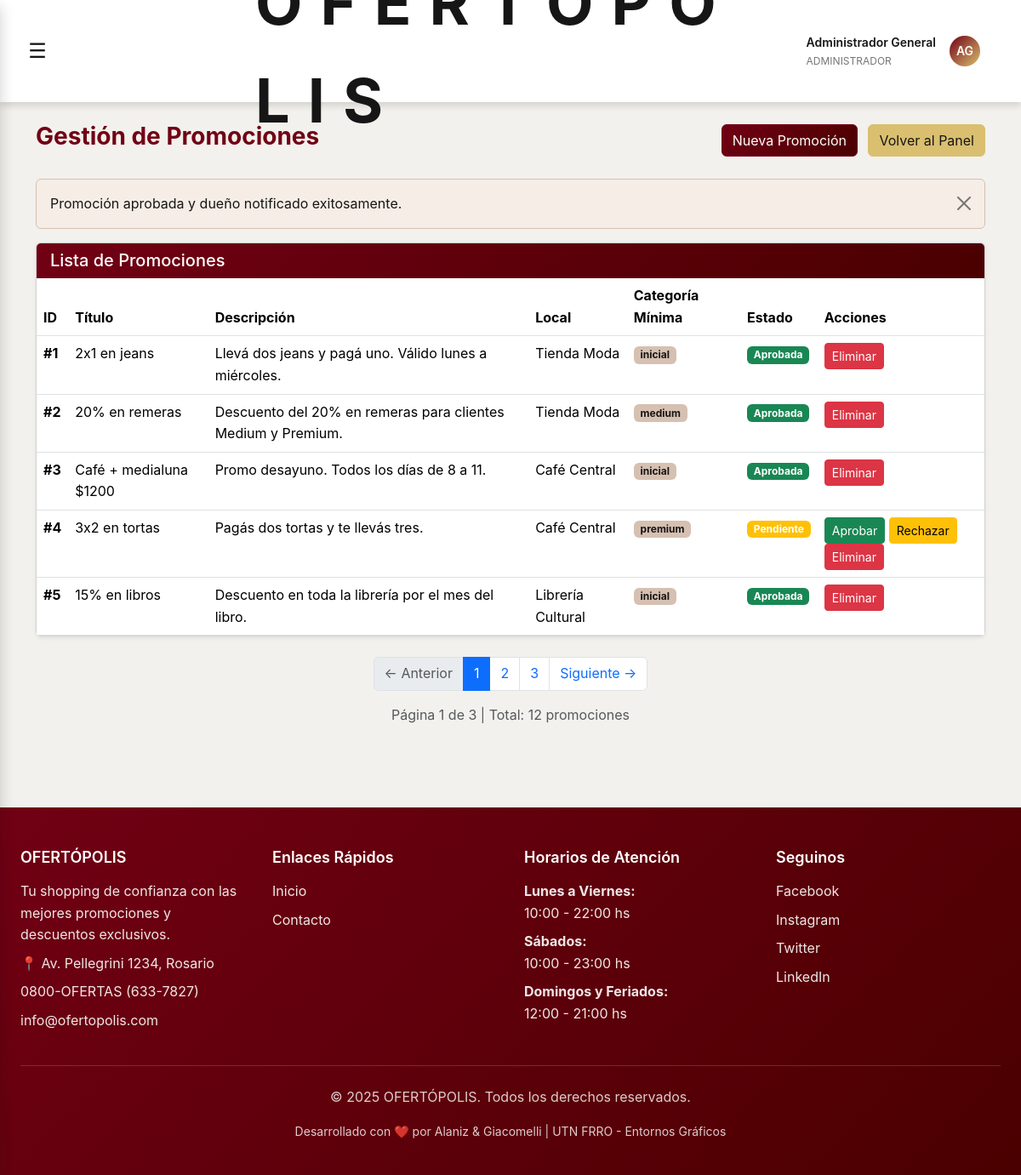
Page /admin/promociones.php?accion=aprobar&id=4&pagina=1 (signed in) on the committed database.
### tables this page shows
CREATE TABLE promociones (
  id INT AUTO_INCREMENT PRIMARY KEY,
  id_local INT,
  titulo VARCHAR(150),
  descripcion TEXT,
  fecha_inicio DATE,
  fecha_fin DATE,
  dias_vigencia VARCHAR(100),
  categoria_minima ENUM('inicial','medium','premium'),
  estado ENUM('pendiente','aprobada','rechazada') DEFAULT 'pendiente',
  FOREIGN KEY (id_local) REFERENCES locales(id) ON DELETE CASCADE
);

CREATE TABLE locales (
  id INT AUTO_INCREMENT PRIMARY KEY,
  nombre VARCHAR(100) NOT NULL,
  ubicacion VARCHAR(50),
  rubro VARCHAR(100),
  id_duenio INT,
  FOREIGN KEY (id_duenio) REFERENCES usuarios(id) ON DELETE SET NULL
);

### admin/promociones.php (the view, shortened to what this page needs)
<?php
include_once("../includes/db.php");
if (isset($_GET['accion']) && $_GET['accion'] == 'aprobar' && isset($_GET['id'])) {
    $promo_id = intval($_GET['id']);
    $conn->query("UPDATE promociones SET estado='aprobada' WHERE id=$promo_id");
    $result = $conn->query("SELECT u.email, u.nombre, p.titulo, p.descripcion, p.fecha_inicio, p.fecha_fin
                            FROM usuarios u
                            JOIN locales l ON l.id_duenio=u.id
                            JOIN promociones p ON p.id_local=l.id
                            WHERE p.id=$promo_id LIMIT 1");
    if ($result && $duenio = $result->fetch_assoc()) {
        $mail = new PHPMailer(true);
        try {
            if ($_SERVER['SERVER_NAME'] == 'localhost') {
                $mail->isSMTP();
                $mail->Host = 'localhost';
                $mail->Port = 1025;
                $mail->SMTPAuth = false;
                $mail->setFrom('admin@ofertopolis.com', 'Administración Ofertópolis');
            }
            $mail->addAddress($duenio['email'], $duenio['nombre']);
            $mail->Subject = 'Promoción aprobada';
            $mail->Body = "Hola {$duenio['nombre']},\n\n" .
                          "¡Buenas noticias! Tu promoción ha sido aprobada por el administrador.\n\n" .
                          "Título: {$duenio['titulo']}\n" .
                          "Descripción: {$duenio['descripcion']}\n" .
                          "Vigencia: del {$duenio['fecha_inicio']} al {$duenio['fecha_fin']}\n\n" .
                          "Tu promoción ya está visible para los clientes del shopping.\n\n" .
                          "Atentamente,\n" .
                          "Equipo Ofertópolis";
            $mail->send();
            $notification = "Promoción aprobada y dueño notificado exitosamente.";
        } catch (Exception $e) {
            $notification = "Promoción aprobada, pero no se pudo enviar el correo. Error: {$mail->ErrorInfo}";
        }
    }
}
$limite = 5;
$pagina = isset($_GET['pagina']) ? (int)$_GET['pagina'] : 1;
$inicio = ($pagina - 1) * $limite;
$total_result = $conn->query("SELECT COUNT(*) as total FROM promociones");
$total_row = $total_result->fetch_assoc();
$total_promociones = $total_row['total'];
$total_paginas = ceil($total_promociones / $limite);
$promos = $conn->query("SELECT p.*, l.nombre AS local FROM promociones p LEFT JOIN locales l ON p.id_local = l.id LIMIT $inicio, $limite");
?>
<!DOCTYPE html>
<html lang="es">
<head>
<link href="https://cdn.jsdelivr.net/npm/bootstrap@5.3.3/dist/css/bootstrap.min.css" rel="stylesheet">
<link href="../css/estilos.css" rel="stylesheet">
<link href="../css/header.css" rel="stylesheet">
<link href="../css/footer.css" rel="stylesheet">
<link href="../css/panels.css" rel="stylesheet">
</head>
<body>
<?php include("../includes/header.php"); ?>
<main id="main-content" class="main-content">
<div class="container mt-4 mb-5">
  <div class="d-flex justify-content-between align-items-center mb-4">
    <h3 style="color: var(--primary-color); font-weight: 700;">Gestión de Promociones</h3>
    <div>
      <button class="btn btn-primary me-2" data-bs-toggle="modal" data-bs-target="#modalAgregar">Nueva Promoción</button>
      <a href="admin.php" class="btn btn-secondary">Volver al Panel</a>
    </div>
  </div>
  <?php if(isset($notification)): ?>
    <div class="alert alert-info alert-dismissible fade show" role="alert">
      <?= $notification ?>
      <button type="button" class="btn-close" data-bs-dismiss="alert"></button>
    </div>
  <?php endif; ?>
  <div class="card shadow-sm">
    <div class="card-header text-white" style="background: linear-gradient(135deg, var(--primary-color), var(--primary-dark));">
      <h5 class="mb-0">Lista de Promociones</h5>
    </div>
    <div class="card-body p-0">
      <div class="table-responsive">
        <table class="table table-hover mb-0">
          <thead style="background-color: var(--light);">
            <tr>
              <th>ID</th>
              <th>Título</th>
              <th>Descripción</th>
              <th>Local</th>
              <th>Categoría Mínima</th>
              <th>Estado</th>
              <th>Acciones</th>
            </tr>
          </thead>
          <tbody>
      <?php while($p = $promos->fetch_assoc()): ?>
        <tr>
          <td><strong>#<?= $p['id'] ?></strong></td>
          <td><?= htmlspecialchars($p['titulo']) ?></td>
          <td><?= htmlspecialchars($p['descripcion']) ?></td>
          <td><?= htmlspecialchars($p['local']) ?></td>
          <td><span class="badge bg-info"><?= htmlspecialchars($p['categoria_minima']) ?></span></td>
          <td>
            <?php if($p['estado'] == 'pendiente'): ?>
              <span class="badge bg-warning">Pendiente</span>
            <?php elseif($p['estado'] == 'aprobada'): ?>
              <span class="badge bg-success">Aprobada</span>
            <?php elseif($p['estado'] == 'rechazada'): ?>
              <span class="badge bg-danger">Rechazada</span>
            <?php endif; ?>
          </td>
          <td>
            <?php if($p['estado'] == 'pendiente'): ?>
              <a href="?accion=aprobar&id=<?= $p['id'] ?>&pagina=<?= $pagina ?>"
                 class="btn btn-success btn-sm"
                 onclick="return confirm('¿Aprobar esta promoción?')">
                Aprobar
              </a>
              <a href="?accion=rechazar&id=<?= $p['id'] ?>&pagina=<?= $pagina ?>"
                 class="btn btn-warning btn-sm"
                 onclick="return confirm('¿Rechazar esta promoción?')">
                Rechazar
              </a>
            <?php endif; ?>
            <a href="?eliminar=<?= $p['id'] ?>&pagina=<?= $pagina ?>"
               class="btn btn-danger btn-sm"
               onclick="return confirm('¿Eliminar promoción?')">
              Eliminar
            </a>
          </td>
        </tr>
      <?php endwhile; ?>
          </tbody>
        </table>
      </div>
    </div>
  </div>
  <nav aria-label="Paginación de promociones" class="mt-4">
    <ul class="pagination justify-content-center">
      <?php if ($pagina > 1): ?>
        <li class="page-item">
          <a class="page-link" href="?pagina=<?= $pagina - 1 ?>">← Anterior</a>
        </li>
      <?php else: ?>
        <li class="page-item disabled">
          <span class="page-link">← Anterior</span>
        </li>
      <?php endif; ?>
      <?php for ($i = 1; $i <= $total_paginas; $i++): ?>
        <li class="page-item <?= ($i == $pagina) ? 'active' : '' ?>">
          <a class="page-link" href="?pagina=<?= $i ?>"><?= $i ?></a>
        </li>
      <?php endfor; ?>
      <?php if ($pagina < $total_paginas): ?>
        <li class="page-item">
          <a class="page-link" href="?pagina=<?= $pagina + 1 ?>">Siguiente →</a>
        </li>
      <?php else: ?>
        <li class="page-item disabled">
          <span class="page-link">Siguiente →</span>
        </li>
      <?php endif; ?>
    </ul>
  </nav>
  <p class="text-center text-muted">
    Página <?= $pagina ?> de <?= $total_paginas ?> | Total: <?= $total_promociones ?> promociones
  </p>
</div>
</main>
<?php include("../includes/footer.php"); ?>
</body>
</html>

### css/estilos.css (style rules this page uses)
:root { --primary-color: #710014; --primary-dark: #4A0000; --primary-light: #A64D63; --secondary-color: #D9BF6F; --accent-color: #C5A34F; --success-color: #4CAF50; --warning-color: #FF9800; --danger-color: #F44336; --info-color: #d6c0b1; --dark: #161616; --gray-dark: #424242; --gray: #757575; --gray-light: #BDBDBD; --light: #F2F1ED; --white: #FFFFFF; --spacing-xs: 0.5rem; --spacing-sm: 1rem; --spacing-md: 1.5rem; --spacing-lg: 2rem; --spacing-xl: 3rem; --border-radius: 0px; --border-radius-lg: 0px; --shadow-sm: 0 2px 4px rgba(22, 22, 22, 0.1); --shadow-md: 0 4px 8px rgba(22, 22, 22, 0.15); --shadow-lg: 0 8px 16px rgba(22, 22, 22, 0.2); --font-primary: -apple-system, BlinkMacSystemFont, 'Segoe UI', Roboto, 'Helvetica Neue', Arial, sans-serif; --font-size-base: 16px; --font-size-sm: 14px; --font-size-lg: 18px; --font-size-xl: 24px; --transition-speed: 0.3s; }
*, *::before, *::after { transition: none !important; animation: none !important; }
* { box-sizing: border-box; }
body { font-family: var(--font-primary); font-size: var(--font-size-base); line-height: 1.6; color: var(--dark); background-color: var(--light); margin: 0; padding: 0; padding-top: 120px; min-height: 100vh; display: flex; flex-direction: column; }
.main-content { flex: 1; }
.badge.bg-info { background-color: #d6c0b1 !important; color: #161616 !important; }
.alert-info { background-color: #f5ede6 !important; border-color: #d6c0b1 !important; color: #161616 !important; }
.btn-primary { background: linear-gradient(135deg, #710014, #4A0000) !important; border-color: #710014 !important; color: #FFFFFF !important; }
.btn-secondary { background-color: #D9BF6F !important; border-color: #D9BF6F !important; color: #161616 !important; }

### rows in the picture
promociones: id "1", titulo "2x1 en jeans", descripcion "Llevá dos jeans y pagá uno. Válido lunes a miércoles.", id_local.nombre "Tienda Moda", categoria_minima "inicial", estado "Aprobada"
promociones: id "2", titulo "20% en remeras", descripcion "Descuento del 20% en remeras para clientes Medium y Premium.", id_local.nombre "Tienda Moda", categoria_minima "medium", estado "Aprobada"
promociones: id "3", titulo "Café + medialuna $1200", descripcion "Promo desayuno. Todos los días de 8 a 11.", id_local.nombre "Café Central", categoria_minima "inicial", estado "Aprobada"
promociones: id "4", titulo "3x2 en tortas", descripcion "Pagás dos tortas y te llevás tres.", id_local.nombre "Café Central", categoria_minima "premium", estado "Pendiente"
promociones: id "5", titulo "15% en libros", descripcion "Descuento en toda la librería por el mes del libro.", id_local.nombre "Librería Cultural", categoria_minima "inicial", estado "Aprobada"

### other values in the picture
$_SESSION['usuario_nombre'] "Administrador General"
$rol_display "ADMINISTRADOR"
$iniciales "AG"
$notification "Promoción aprobada y dueño notificado exitosamente."
$pagina "1"
$total_paginas "3"
$total_promociones "12"
